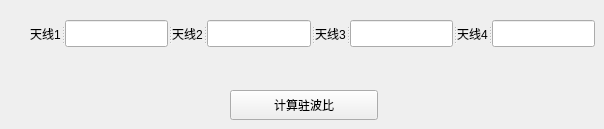
        <widget class="QWidget" name="page_7">
         <widget class="QSplitter" name="splitter_5">
          <property name="geometry">
           <rect>
            <x>30</x>
            <y>20</y>
            <width>565</width>
            <height>27</height>
           </rect>
          </property>
          <property name="orientation">
           <enum>Qt::Horizontal</enum>
          </property>
          <widget class="QLabel" name="label_90">
           <property name="text">
            <string>天线1</string>
           </property>
          </widget>
          <widget class="QLineEdit" name="swr_1"/>
          <widget class="QLabel" name="label_91">
           <property name="text">
            <string>天线2</string>
           </property>
          </widget>
          <widget class="QLineEdit" name="swr_2"/>
          <widget class="QLabel" name="label_92">
           <property name="text">
            <string>天线3</string>
           </property>
          </widget>
          <widget class="QLineEdit" name="swr_3"/>
          <widget class="QLabel" name="label_93">
           <property name="text">
            <string>天线4</string>
           </property>
          </widget>
          <widget class="QLineEdit" name="swr_4"/>
         </widget>
         <widget class="QPushButton" name="calcSwr">
          <property name="geometry">
           <rect>
            <x>230</x>
            <y>90</y>
            <width>148</width>
            <height>30</height>
           </rect>
          </property>
          <property name="text">
           <string>计算驻波比</string>
          </property>
         </widget>
        </widget>
